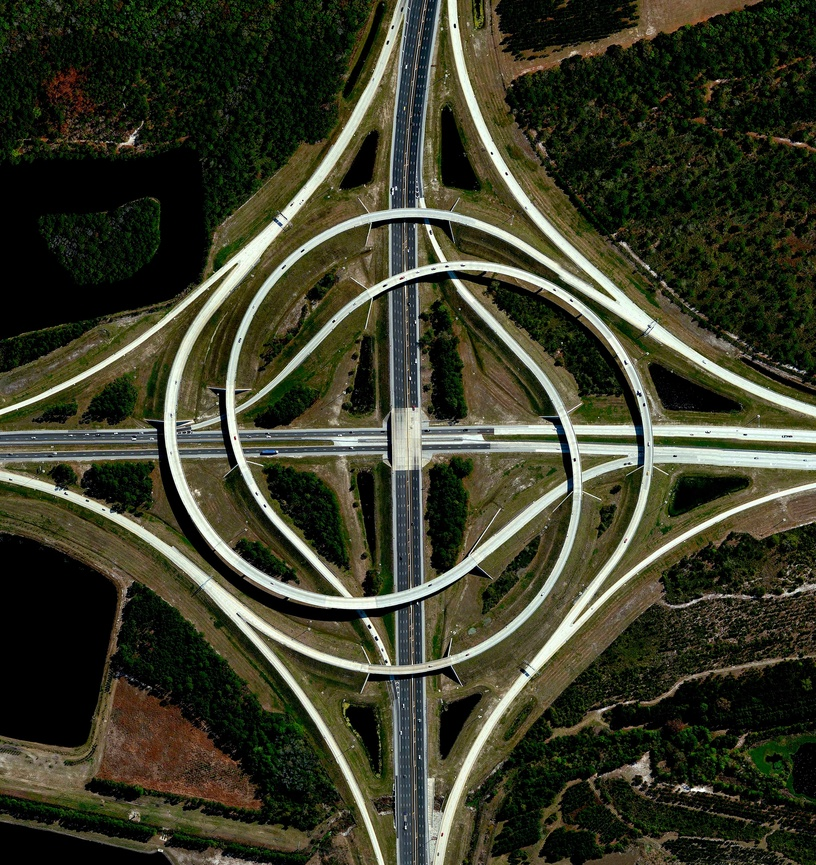
%> input picture img1.jpg, 816 x 865 px, shrunk from 3000 x 3180 before the run
$ octave roadExtraction.m   (GNU Octave 9; MATLAB toolbox functions it lacks are replaced by stand-ins)
%> lines starting %> are read from the running program, lines starting %| are printed output that depends on the picture; in (x1, y1, x2, y2) boxes, pixels count from 0 and x2, y2 are one past the last pixel; in counts of white or black regions, pixels touching at a corner belong together; the program's own positions count from 1
clc
clear all;
close all;

%% Load Image
file = "img1.jpg"; %mention the image location

I=imread(file);
%> I is the input picture: size 865x816x3 uint8; mean R, G, B 59.5, 60.8, 42.5

%% ORIGINAL IMAGE

figure;
imshow(I);
title('ORGINAL IMAGE');

%% Conversion to grayscale

J=rgb2gray(I);
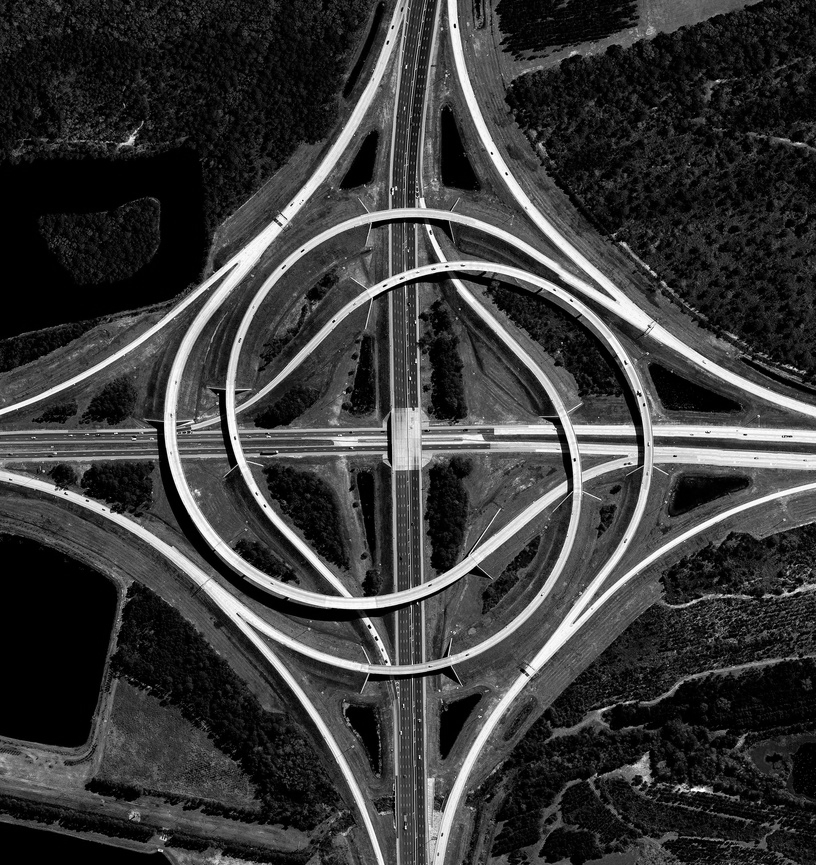
%> J: size 865x816 uint8; min 0, max 255, mean 58.3
figure,imshow(J);
title('GRAYSCALED IMAGE ');

%% Adjust image intensity
K=imadjust(J,[0.5 0.9],[]);
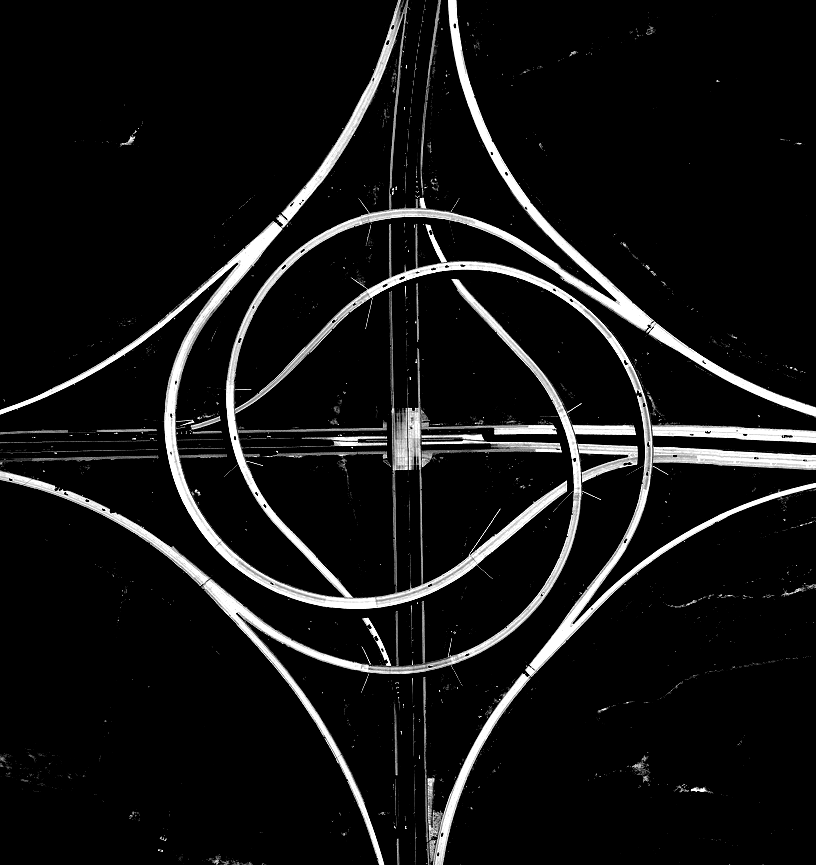
%> K: size 865x816 uint8; min 0, max 255, mean 19.9

figure;
imshow(K);

%% Thresholding
level = graythresh(K);
%> level = 0.429
I=im2bw(K,level);
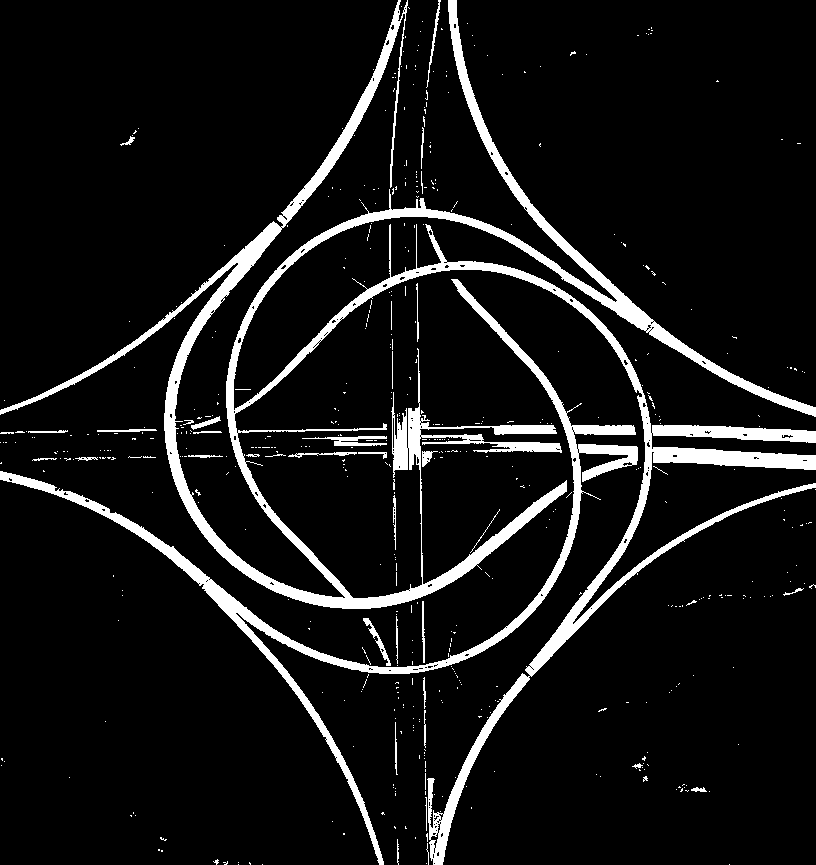
%> I: size 865x816 logical; 8.5% white; 529 white regions (490 under 20 px), largest, box (x1, y1, x2, y2) and area: (0, 0, 816, 865) 43793, (0, 279, 638, 865) 11858, (302, 436, 387, 446) 401
figure;
imshow(I);
title('BINARY IMAGE AFTER THRESHOLDING');

%% Filtering
B = medfilt2(I);
%> B: size 865x816 logical; 8.3% white; 114 white regions (72 under 20 px), largest, box (x1, y1, x2, y2) and area: (0, 0, 816, 676) 37274, (0, 279, 638, 865) 12122, (426, 674, 530, 865) 2531
figure,imshow(B);
title('MEDIAN FILTERED IMAGE');

%% Morphological Operation
im = bwareaopen(B,500);
%> im: size 865x816 logical; 7.8% white; 6 white regions, box (x1, y1, x2, y2) and area: (0, 0, 816, 676) 37274, (0, 279, 638, 865) 12122, (426, 674, 530, 865) 2531, (392, 407, 490, 472) 2191, (477, 442, 562, 453) 642, (492, 425, 557, 435) 556
% im = bwmorph(im, 'fill');
im = bwmorph(im, 'majority');
%> im: size 865x816 logical; 7.9% white; 7 white regions, largest, box (x1, y1, x2, y2) and area: (0, 0, 816, 676) 37398, (0, 279, 638, 865) 12146, (426, 674, 530, 865) 2553

se=strel('square',2);
im1=imclose(im,se);
%> im1: size 865x816 logical; 7.9% white; 6 white regions, box (x1, y1, x2, y2) and area: (0, 0, 816, 865) 39995, (0, 279, 638, 865) 12160, (393, 407, 489, 471) 2153, (478, 442, 562, 453) 645, (492, 425, 556, 435) 554, (392, 408, 395, 419) 23
figure,imshow(im1);
imwrite(im1,"Extracted.jpg")

BW = bwmorph(im,'remove');
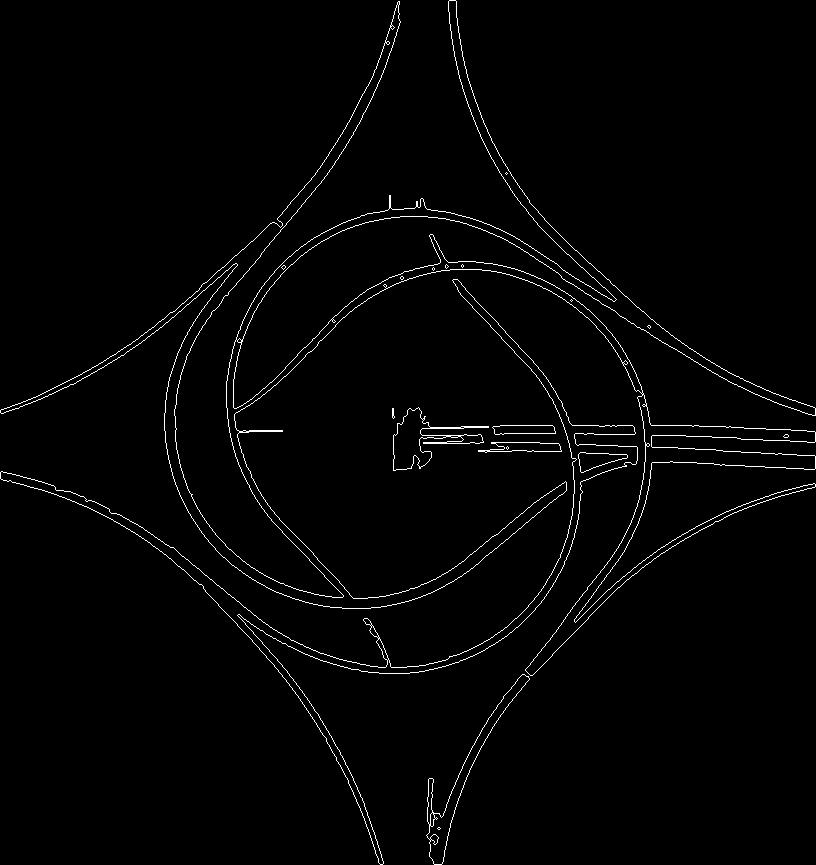
%> BW: size 865x816 logical; 1.6% white in thin lines or dots
figure,imshow(BW);
title('MORPHOLOGICAL FILTERED IMAGE');

%% Edge Detection
%%% Sobel Edge Detection
BW1 = edge(BW,'sobel');
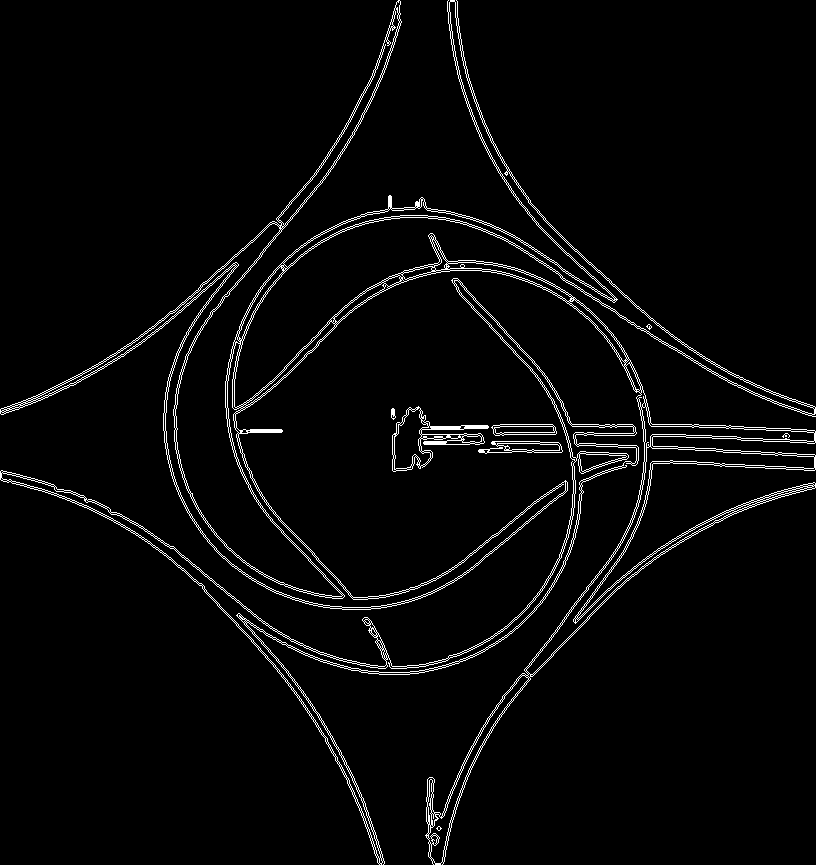
%> BW1: size 865x816 logical; 3.2% white in thin lines or dots
figure,imshow(BW1);
title('SOBEL EDGE DETECTION ON IMAGE');

%%% Canny Edge Detection
% BW1 = edge(BW,'canny',[0.36 0.9]);
% figure,imshow(BW1);
% title('Edge detection(canny)');

%% Final Image
se = ones(2,3);
closeBW=imclose(BW1,se);
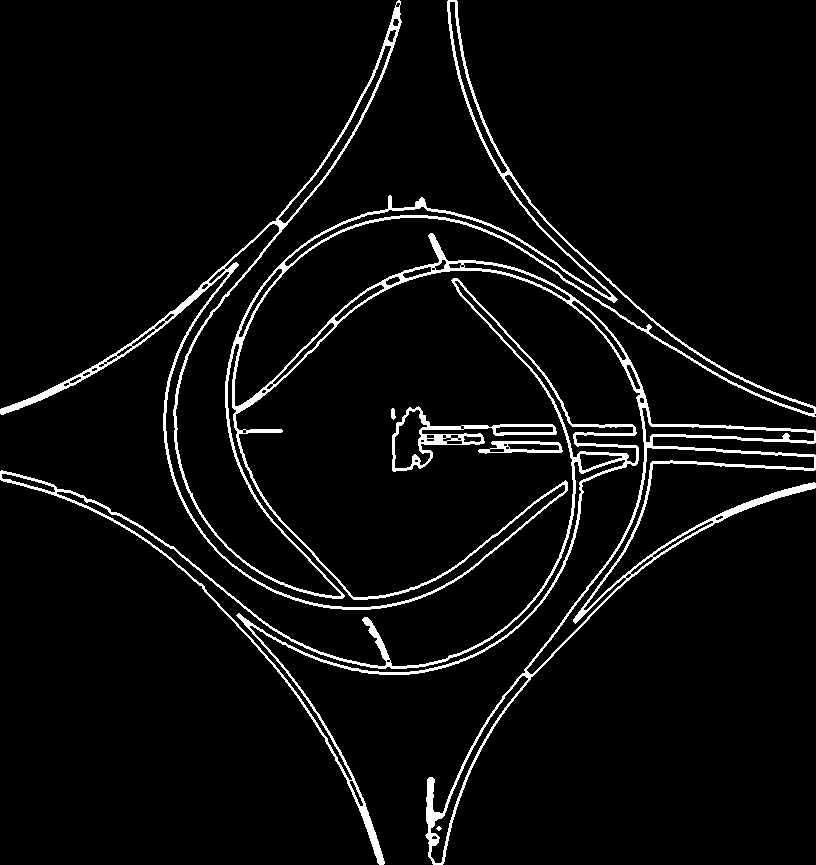
%> closeBW: size 865x816 logical; 5% white; 6 white regions (1 under 20 px), largest, box (x1, y1, x2, y2) and area: (0, 0, 816, 865) 24433, (0, 278, 639, 865) 8176, (392, 406, 557, 472) 1754, (478, 441, 563, 454) 530, (391, 408, 396, 420) 44
subplot(1,2,1), imshow(closeBW), title('CLOSED IMAGE');
subplot(1,2,2), imshow(im1), title('NORMAL');

%> (the run ends here)

$ run again, with img2.jpg copied over img1.jpg
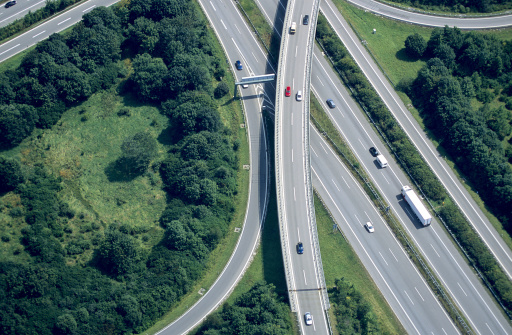
%> input picture img2.jpg, 512 x 335 px
%> I is the input picture: size 335x512x3 uint8; mean R, G, B 84.6, 105.5, 102
%> level = 0.263
%> `I=im2bw(K,level);`:
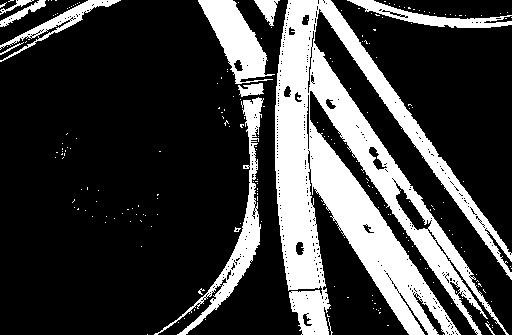
%> I: size 335x512 logical; 24.7% white; 218 white regions (207 under 20 px), largest, box (x1, y1, x2, y2) and area: (275, 0, 512, 335) 32093, (154, 97, 264, 335) 3226, (198, 0, 275, 84) 2890
%> B: size 335x512 logical; 24.8% white; 29 white regions (19 under 20 px), largest, box (x1, y1, x2, y2) and area: (275, 0, 512, 335) 32628, (155, 98, 263, 335) 3306, (198, 0, 267, 97) 3085
%> im1: size 335x512 logical; 24.4% white; 8 white regions (3 under 20 px), largest, box (x1, y1, x2, y2) and area: (275, 0, 512, 335) 32740, (161, 98, 263, 335) 3327, (199, 0, 267, 96) 3085, (351, 0, 512, 28) 1416, (1, 0, 118, 60) 1205
%> BW: size 335x512 logical; 2.8% white in thin lines or dots
%> BW1: size 335x512 logical; 5.4% white in thin lines or dots
%> `closeBW=imclose(BW1,se);`:
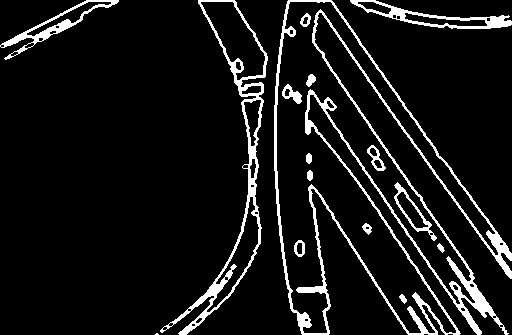
%> closeBW: size 335x512 logical; 8.6% white; 16 white regions (1 under 20 px), largest, box (x1, y1, x2, y2) and area: (274, 0, 512, 335) 8312, (160, 0, 268, 335) 3025, (350, 0, 512, 29) 1136

$ run again, with img3.jpg copied over img1.jpg
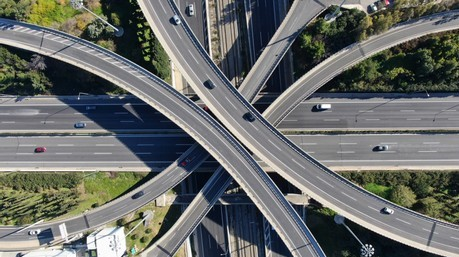
%> input picture img3.jpg, 459 x 257 px
%> I is the input picture: size 257x459x3 uint8; mean R, G, B 104.1, 107.1, 104.2
%> `K=imadjust(J,[0.5 0.9],[]);`:
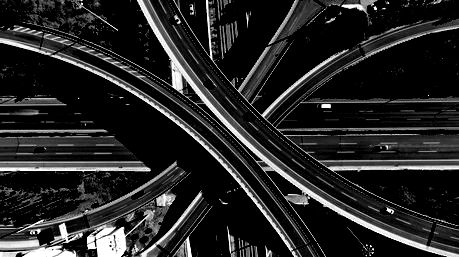
%> K: size 257x459 uint8; min 0, max 255, mean 37.7
%> level = 0.371
%> I: size 257x459 logical; 15% white; 651 white regions (589 under 20 px), largest, box (x1, y1, x2, y2) and area: (137, 0, 459, 257) 3164, (0, 205, 163, 257) 2466, (206, 0, 459, 174) 2141
%> B: size 257x459 logical; 11.9% white; 240 white regions (183 under 20 px), largest, box (x1, y1, x2, y2) and area: (137, 0, 459, 257) 2792, (0, 214, 89, 257) 1470, (0, 38, 297, 257) 1437
%> im1: size 257x459 logical; 7.2% white; 8 white regions, largest, box (x1, y1, x2, y2) and area: (138, 0, 458, 257) 2795, (0, 214, 88, 257) 1487, (0, 38, 297, 257) 1440
%> BW: size 257x459 logical; 2.3% white in thin lines or dots
%> BW1: size 257x459 logical; 4.3% white in thin lines or dots
%> `closeBW=imclose(BW1,se);`:
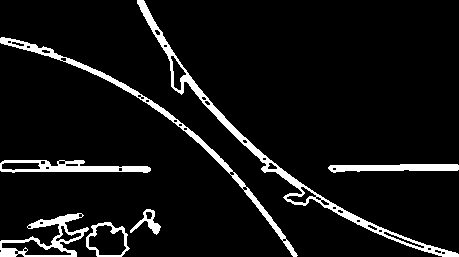
%> closeBW: size 257x459 logical; 7.3% white; 7 white regions, largest, box (x1, y1, x2, y2) and area: (137, 0, 459, 257) 2905, (0, 37, 298, 257) 1961, (0, 213, 89, 257) 1180

$ run again, with img4.jpg copied over img1.jpg
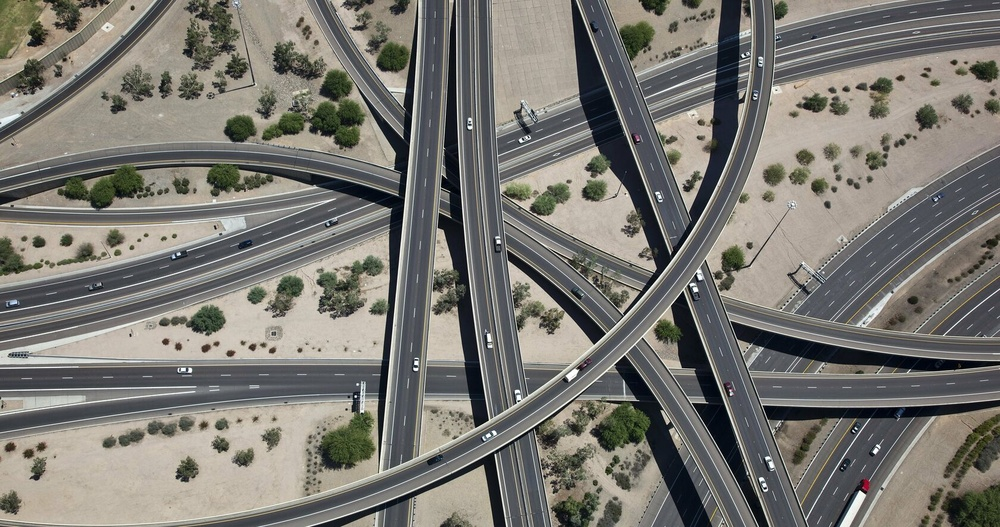
%> input picture img4.jpg, 1000 x 527 px, shrunk from 1680 x 885 before the run
%> I is the input picture: size 527x1000x3 uint8; mean R, G, B 121.5, 119.5, 113.5
%> level = 0.273
%> `I=im2bw(K,level);`:
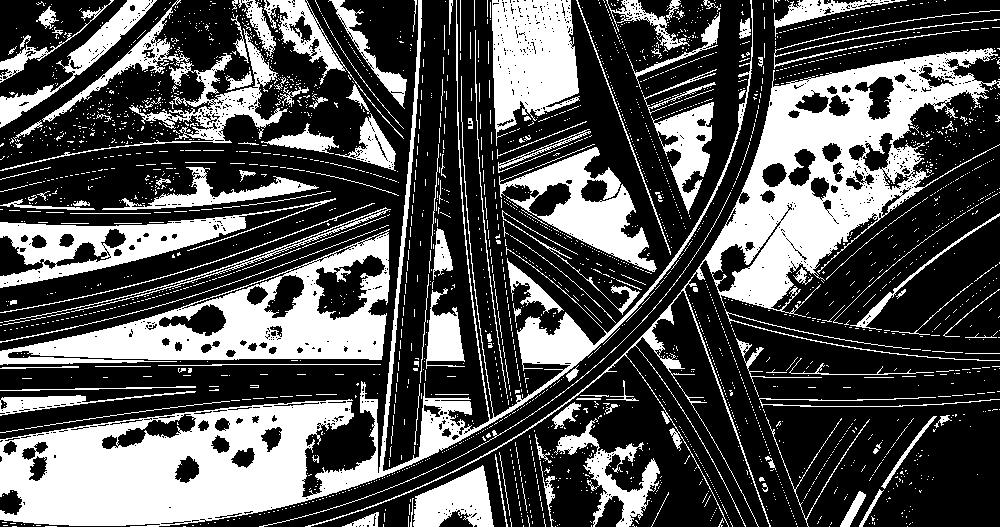
%> I: size 527x1000 logical; 32.6% white; 2700 white regions (2527 under 20 px), largest, box (x1, y1, x2, y2) and area: (0, 0, 753, 527) 39954, (305, 48, 1000, 527) 30674, (0, 229, 390, 365) 17971
%> B: size 527x1000 logical; 29.8% white; 862 white regions (723 under 20 px), largest, box (x1, y1, x2, y2) and area: (0, 0, 752, 527) 39045, (696, 48, 995, 310) 27920, (0, 230, 390, 365) 18107
%> im1: size 527x1000 logical; 27.6% white; 38 white regions (4 under 20 px), largest, box (x1, y1, x2, y2) and area: (0, 0, 752, 527) 39136, (704, 48, 994, 309) 27943, (0, 231, 390, 365) 18170
%> BW: size 527x1000 logical; 3.6% white in thin lines or dots
%> BW1: size 527x1000 logical; 6.6% white in thin lines or dots
%> `closeBW=imclose(BW1,se);`:
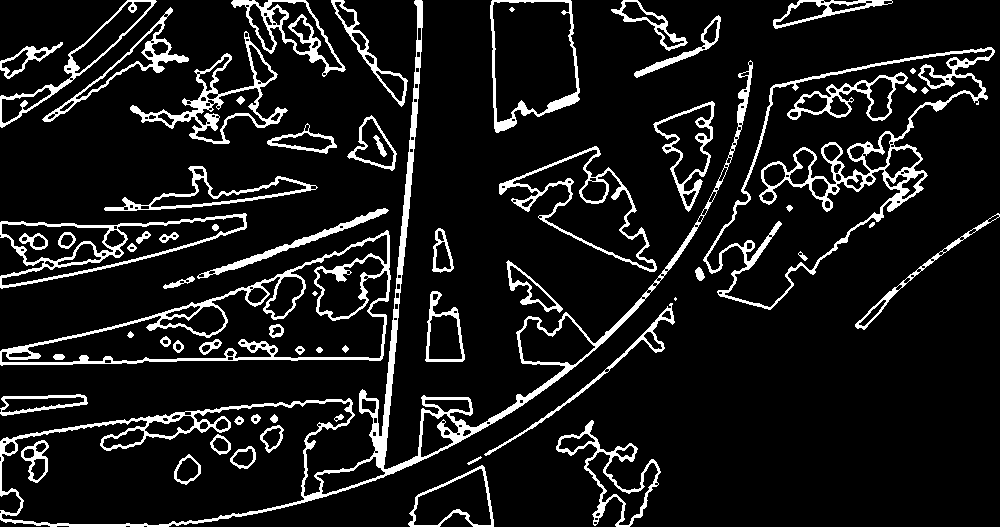
%> closeBW: size 527x1000 logical; 10.5% white; 67 white regions (3 under 20 px), largest, box (x1, y1, x2, y2) and area: (0, 0, 753, 527) 11563, (703, 47, 995, 310) 6717, (0, 230, 391, 366) 5370
